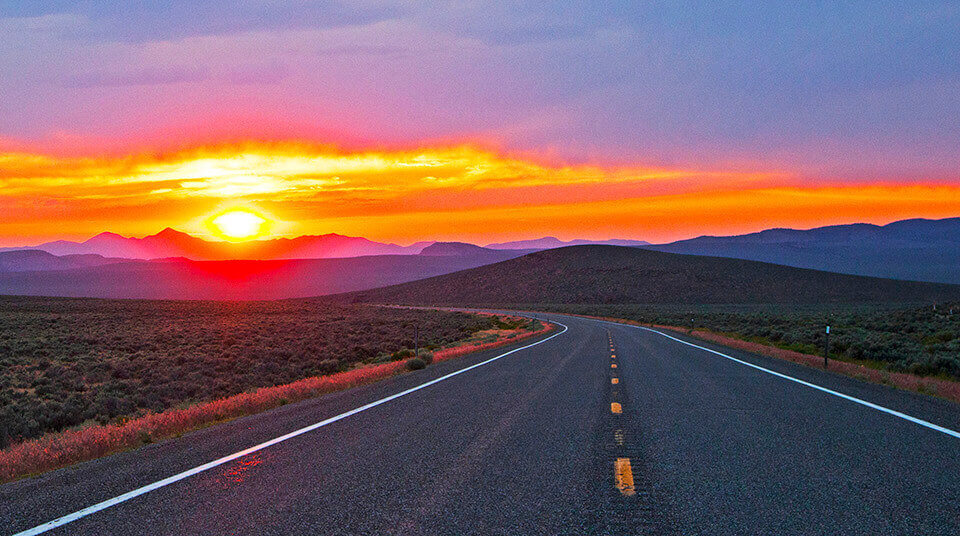
#> input picture post/simple-multi-line-detection-in-hough-space/data/highway50_cropped.jpg, 960 x 536 px
$ python simple_hough_multiline.py
#> lines starting #> are read from the running program, lines starting #| are printed output that depends on the picture; after the words box and inside, x2 and y2 are one past the last pixel; in counts of white or black regions, pixels touching at a corner belong together; long printed decimals are rounded
from dataclasses import dataclass
from typing import Sequence

import cv2 as cv
import numpy as np
import numpy.typing as npt


@dataclass
class LineVoteResult:
    theta: float
    rho: float
    votes: int


@dataclass
class HoughAccumulator:
    row_index_to_rho: Sequence[float]  # rho values for accumulator rows
    col_index_to_theta_rad: Sequence[float]  # theta values for accumulator columns
    rho_resolution: float
    theta_resolution: float
    votes: npt.NDArray[np.int32]  # accumulator array

    @classmethod
    def create_empty(
        cls,
        rho_max: float,
        rho_min: float = 0,
        rho_resolution: float = 1,
        theta_max: float = np.pi,
        theta_min: float = 0,
        theta_resolution: float = np.pi / 180,
    ) -> "HoughAccumulator":
        rho_count = int((rho_max - rho_min) / rho_resolution)
        theta_count = int((theta_max - theta_min) / theta_resolution)
        accumulator = np.zeros((rho_count, theta_count), dtype=np.int32)
        row_index_to_rho = np.arange(rho_count, dtype=np.float32) * rho_resolution + rho_min
        col_index_to_theta_rad = np.arange(theta_count, dtype=np.float32) * theta_resolution + theta_min
        return cls(row_index_to_rho, col_index_to_theta_rad, rho_resolution, theta_resolution, accumulator)

    @classmethod
    def build_from_binarized_image(cls, image: npt.NDArray[np.uint8], rho_resolution: float = 1, theta_resolution: float = np.pi / 180) -> "HoughAccumulator":
        rho_max = int(np.sqrt(image.shape[0]**2 + image.shape[1]**2) + 0.5)
        hough = cls.create_empty(rho_max, rho_resolution=rho_resolution, theta_resolution=theta_resolution)
        hough.add_votes(image)
        return hough

    def add_votes(self, binarized_image: npt.NDArray[np.uint8]) -> None:
        y_indices, x_indices = np.indices(binarized_image.shape)
        mask = binarized_image > 0
        x = x_indices[mask].reshape(-1, 1)
        y = y_indices[mask].reshape(-1, 1)
        n = np.prod(x.shape)

        theta_count = len(self.col_index_to_theta_rad)
        thetas = np.tile(self.col_index_to_theta_rad, n).reshape(n, -1)
        theta_indices = np.tile(np.arange(theta_count), n).reshape(n, -1).astype(np.int32)

        rho_count = len(self.row_index_to_rho)
        rho_values = x * np.cos(thetas) + y * np.sin(thetas)
        rho_indices = np.around(rho_values / self.rho_resolution).astype(np.int32)

        rho_indices_flat = rho_indices.flatten()
        theta_indices_flat = theta_indices.flatten()
        flat_mask = (rho_indices_flat >= 0) & (rho_indices_flat < rho_count) & (theta_indices_flat >= 0) & (theta_indices_flat < theta_count)
        flat_indices = np.ravel_multi_index((rho_indices_flat[flat_mask], theta_indices_flat[flat_mask]), self.votes.shape)
        counts = np.bincount(flat_indices)
        counts_mask = counts > 0
        self.votes.flat[np.arange(len(counts))[counts_mask]] += counts[counts_mask]

    def get_maximum_vote(self, min_votes: int | None = None) -> LineVoteResult | None:
        rho_index, theta_index = np.unravel_index(np.argmax(self.votes), self.votes.shape)
        max_votes = self.votes[rho_index, theta_index]
        if min_votes is not None and max_votes < min_votes:
            return None
        theta = self.col_index_to_theta_rad[theta_index]
        rho = self.row_index_to_rho[rho_index]
        return LineVoteResult(theta, rho, int(max_votes))

    def visualize(self, brightness: float = 1, maximum_value: float | None = None) -> npt.NDArray[np.uint8]:
        maximum_value = maximum_value or self.votes.max()
        votes_norm = self.votes.astype(np.float32) * 255 / maximum_value
        return np.clip(votes_norm * brightness, 0, 255).astype(np.uint8)


def imshow(image: npt.NDArray[np.uint8], title: str | None = None, debug: bool = False, wait: bool = False) -> None:
    if debug:
        cv.imshow(title, image)
        if wait:
            cv.waitKey()


def set_image_around_line(im: npt.NDArray[np.uint8], value: int | tuple[int, int, int], theta: float, rho: float, rho_delta: float) -> None:
    ys, xs = np.indices(im.shape[:2])
    im_rho = xs * np.cos(theta) + ys * np.sin(theta)
    mask = (im_rho > rho - rho_delta) & (im_rho < rho + rho_delta)
    im[mask] = value


def detect_lines(binarized_image: npt.NDArray[np.uint8], min_length: int, line_thickness: int, rho_resolution: float = 1, theta_resolution: float = np.pi / 180, debug: bool = False) -> Sequence[LineVoteResult]:
    lines = []

    hough = HoughAccumulator.build_from_binarized_image(binarized_image, rho_resolution=rho_resolution, theta_resolution=theta_resolution)
    max_line = hough.get_maximum_vote(min_votes=min_length)
    imshow(binarized_image, title=f"input", debug=debug)
    imshow(hough.visualize(4), title=f"hough", debug=debug, wait=True)
    line0 = max_line

    while max_line is not None:
        lines.append(max_line)
        set_image_around_line(binarized_image, 0, max_line.theta, max_line.rho, line_thickness)

        hough = HoughAccumulator.build_from_binarized_image(binarized_image, rho_resolution=rho_resolution, theta_resolution=theta_resolution)
        max_line = hough.get_maximum_vote(min_votes=min_length)
        imshow(binarized_image, title=f"input", debug=debug)
        imshow(hough.visualize(4, maximum_value=line0.votes), title=f"hough", debug=debug, wait=True)

    return lines

# -------------------------------------------------------------------------------------------------

def dev() -> None:
    im = cv.imread("highway50_cropped.jpg")

    im_gray = cv.cvtColor(im, cv.COLOR_BGR2GRAY)
    im_blurred = cv.GaussianBlur(im_gray, (5, 5), 0)
    #cv.imshow("gray", im_blurred)

    im_edge = cv.Canny(im_blurred, 100, 200)
    #cv.imshow("edge", im_edge)

    hough = HoughAccumulator.build_from_binarized_image(im_edge, theta_resolution=np.pi / 360)
    cv.imshow("hough", hough.visualize(brightness=4))

    cv.waitKey()
    cv.destroyAllWindows()


def main() -> None:
    im = cv.imread("highway50_cropped.jpg")
#> im is the input picture: shape (536, 960, 3); mean B, G, R 98.8, 94.1, 124.9
    debug = True

    im_gray = cv.cvtColor(im, cv.COLOR_BGR2GRAY)
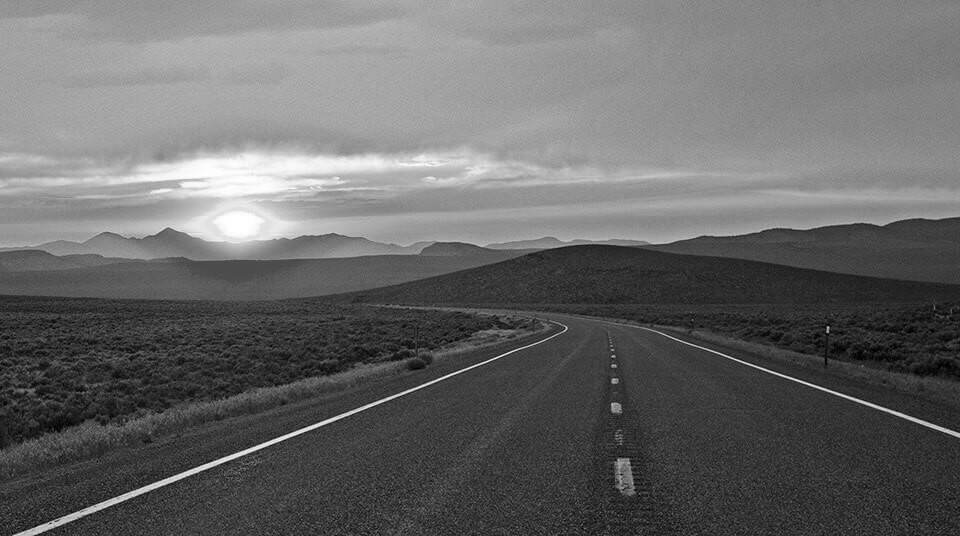
#> im_gray: shape (536, 960); min 0, max 255, mean 103.9
    im_blurred = cv.GaussianBlur(im_gray, (5, 5), 0)
    im_edge = cv.Canny(im_blurred, 100, 200)
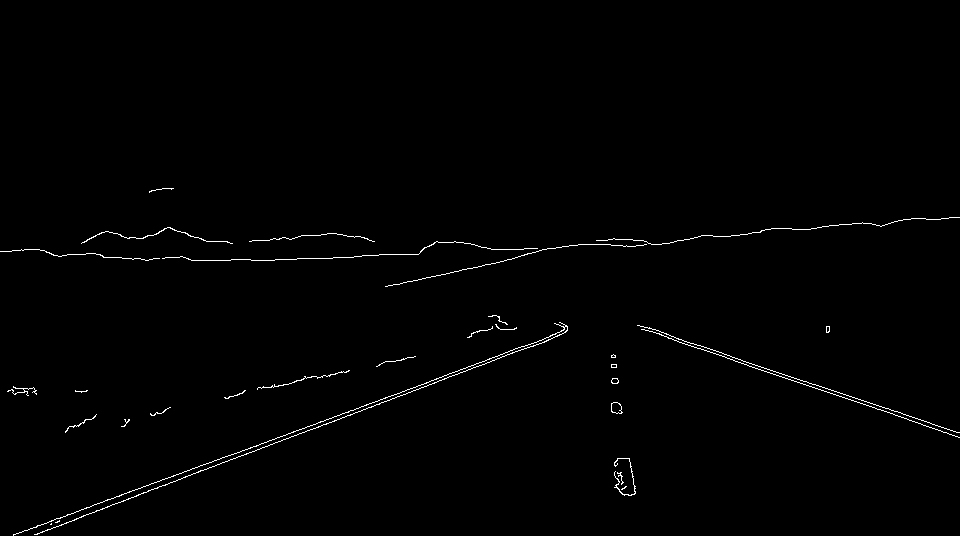
#> im_edge: shape (536, 960); 0.8% white in thin lines or dots, all inside (x1, y1, x2, y2) = (0, 188, 960, 536)

    min_length = min(im_edge.shape) * 0.3
#> min_length = 160.8
    lines = detect_lines(
        im_edge,
        min_length=min_length,
        line_thickness=8,
        rho_resolution=1,
        theta_resolution=np.pi / 360,
        debug=debug,
    )
#> in add_votes, `x = x_indices[mask].reshape(-1, 1)`: x = 4093 values, max 959 at index 38, min 0 at index 971, mean 439.7
#> in add_votes, `y = y_indices[mask].reshape(-1, 1)`: y = 4093 values from 188 to 535
#> in set_image_around_line, `im[mask] = value`:
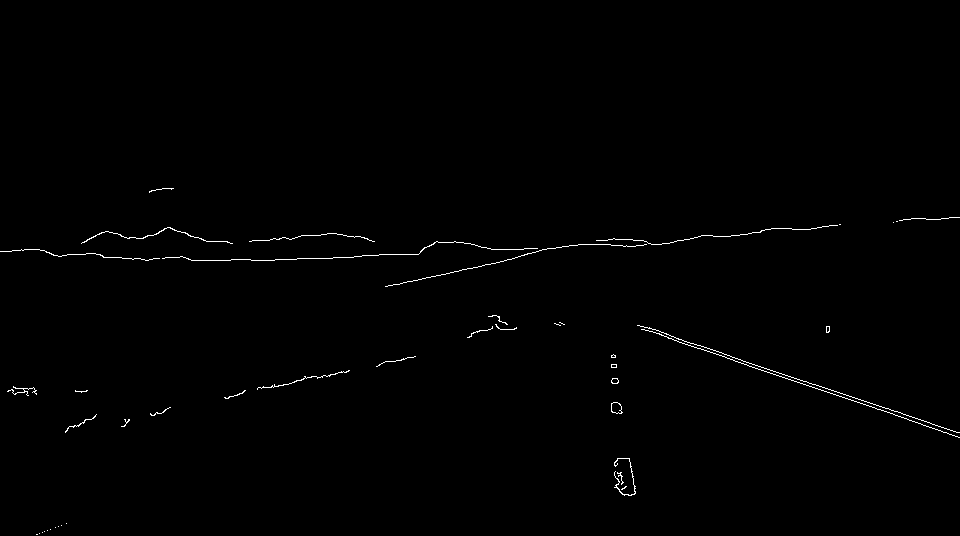
#> im: shape (536, 960); 0.56% white in thin lines or dots, all inside (x1, y1, x2, y2) = (0, 188, 960, 535)
#> in add_votes (call 2), `x = x_indices[mask].reshape(-1, 1)`: x = 2870 values, max 959 at index 38, min 0 at index 915, mean 489.7
#> in add_votes (call 2), `y = y_indices[mask].reshape(-1, 1)`: y = 2870 values from 188 to 534
#> in add_votes (call 2), `rho_values = x * np.cos(thetas) + y * np.sin(thetas)`:
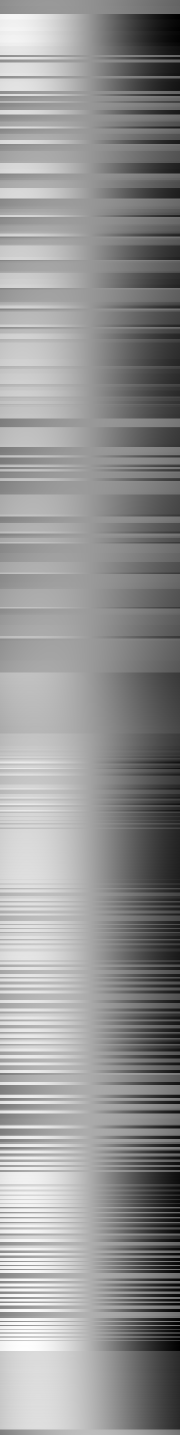
#> rho_values: shape (2870, 360) float64 (shown at 1/2 size); min -957.1, max 1053.9, mean 202.8; drawn with min black and max white
#> in add_votes (call 2), `rho_values = x * np.cos(thetas) + y * np.sin(thetas)`:
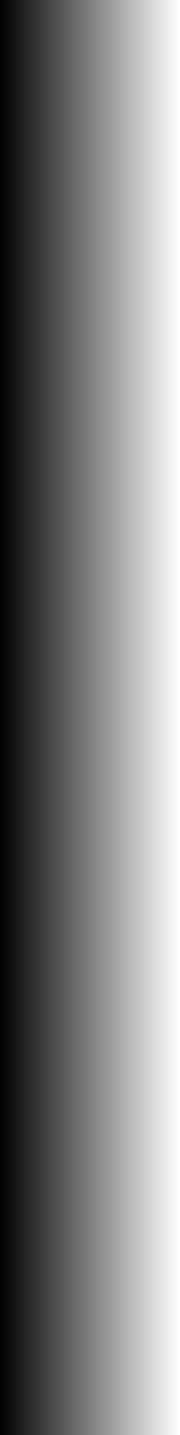
#> thetas: shape (2870, 360) float32 (shown at 1/2 size); min 0, max 3.13, mean 1.57; drawn with min black and max white
#> call 4 of imshow, with title = 'hough', debug = True, wait = True
#> in imshow (call 4), `cv.imshow(title, image)`:
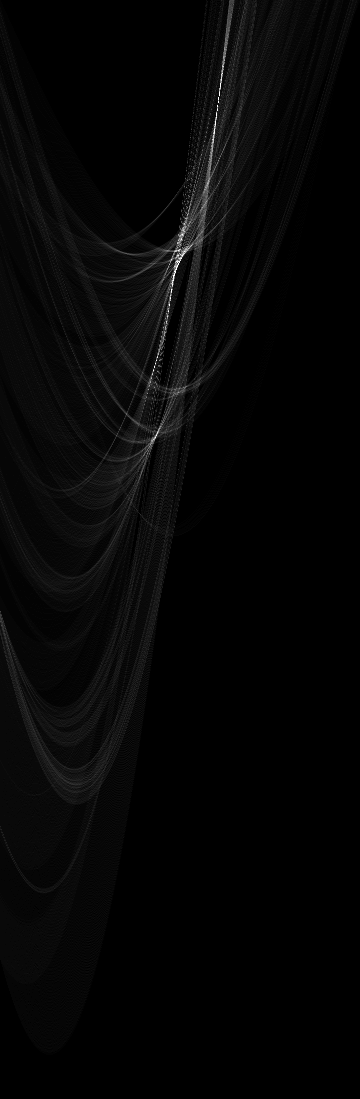
#> window 'hough': shape (1099, 360); min 0, max 255, mean 5.8
#> lines = 2 items

    for line in lines:
        print(line)

        if debug:
            set_image_around_line(im, (50, 255, 0), line.theta, line.rho, rho_delta=2)
            imshow(im, title=f"input_with_lines", debug=debug, wait=True)
#> this loop made 2 passes
#| LineVoteResult(theta=1.222, rho=506.0, votes=316)
#| LineVoteResult(theta=1.894, rho=106.0, votes=221)
#> pass 2, in imshow (call 8), `cv.imshow(title, image)`:
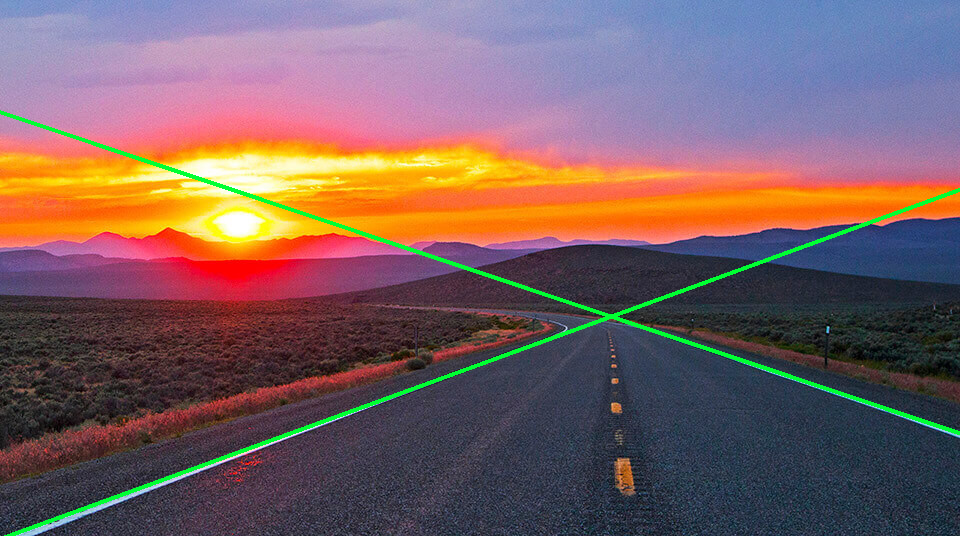
#> window 'input_with_lines': shape (536, 960, 3); mean B, G, R 97.9, 96.4, 122.8

    cv.waitKey()
    cv.destroyAllWindows()


if __name__ == "__main__":
    # dev()
    main()
